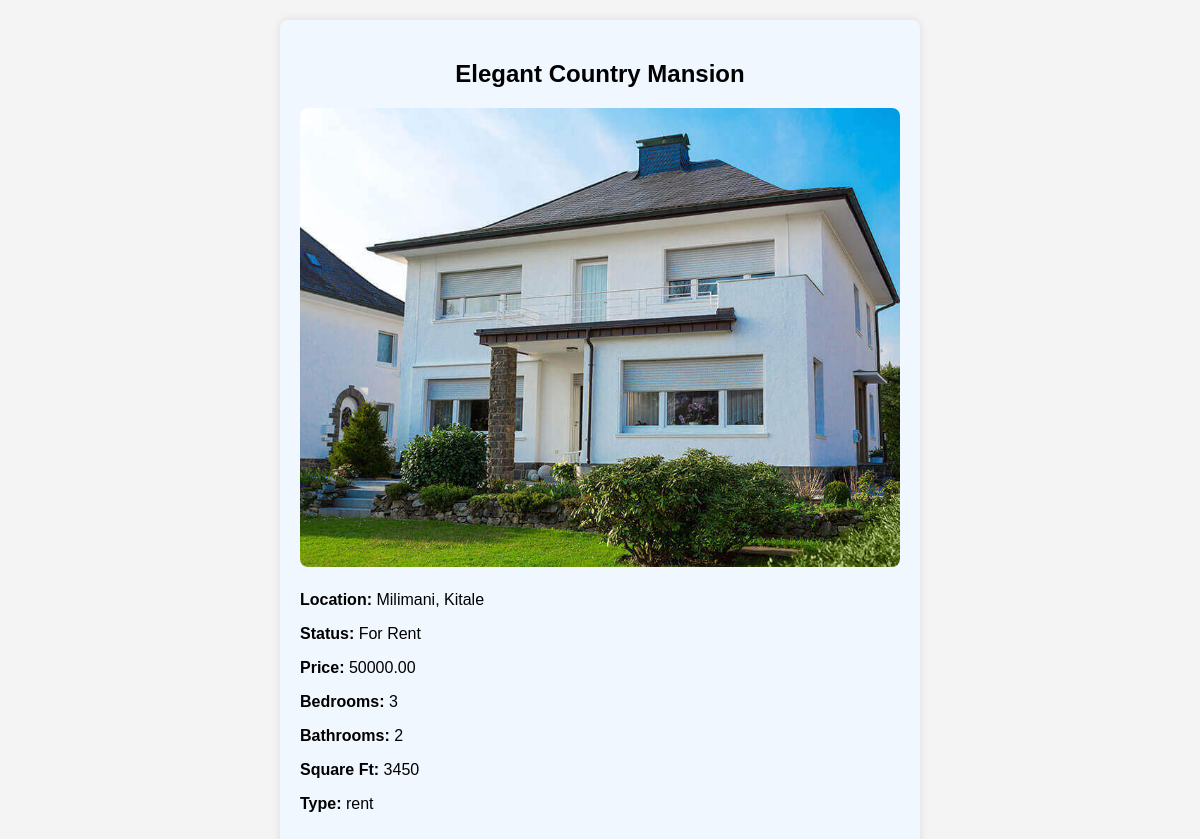
/view_property.php?id=1, run on the app's committed database.
### tables this page shows
CREATE TABLE Properties (
    property_id INT AUTO_INCREMENT PRIMARY KEY,
    user_id INT,
    property_type VARCHAR(10),
    image_url VARCHAR(255),
    status VARCHAR(20),
    location VARCHAR(255),
    price DECIMAL(10, 2),
    title VARCHAR(255),
    description TEXT,
    bedrooms INT,
    bathrooms INT,
    square_ft INT,
    keyword VARCHAR(255) NOT NULL,
    created_at TIMESTAMP DEFAULT CURRENT_TIMESTAMP, 
    FOREIGN KEY (user_id) REFERENCES Users(user_id)
);

### view_property.php (the view, shortened to what this page needs)
<?php
require('./data/db.php');
if (isset($_GET['id'])) {
    $property_id = $_GET['id'];
    $sql_fetch_property = "SELECT * FROM properties WHERE property_id = ?";
    $stmt_fetch_property = $conn->prepare($sql_fetch_property);
    $stmt_fetch_property->bind_param("i", $property_id);
    $stmt_fetch_property->execute();
    $result_fetch_property = $stmt_fetch_property->get_result();
    $property = $result_fetch_property->fetch_assoc();
}
?>
<!DOCTYPE html>
<html>
<head>
</head>
<body>
    <div class="property-container">
        <h2><?php echo htmlspecialchars($property['title']); ?></h2>
        <img src="<?php echo htmlspecialchars($property['image_url']); ?>" alt="<?php echo htmlspecialchars($property['title']); ?>">
        <div class="property-details">
            <p><label>Location:</label> <?php echo htmlspecialchars($property['location']); ?></p>
            <p><label>Status:</label> <?php echo htmlspecialchars($property['status']); ?></p>
            <p><label>Price:</label> <?php echo htmlspecialchars($property['price']); ?></p>
            <p><label>Bedrooms:</label> <?php echo htmlspecialchars($property['bedrooms']); ?></p>
            <p><label>Bathrooms:</label> <?php echo htmlspecialchars($property['bathrooms']); ?></p>
            <p><label>Square Ft:</label> <?php echo htmlspecialchars($property['square_ft']); ?></p>
            <p><label>Type:</label> <?php echo htmlspecialchars($property['property_type']); ?></p>
        </div>
    </div>
</body>
</html>

### view_property.php (style rules this page uses)
body { font-family: Arial, sans-serif; background-color: #f4f4f4; margin: 0; padding: 20px; }
.property-container { max-width: 600px; margin: 0 auto; background: #f0f7ff; padding: 20px; border-radius: 8px; box-shadow: 0 0 10px rgba(0, 0, 0, 0.1); }
.property-container img { width: 100%; border-radius: 8px; }
h2 { text-align: center; }
.property-details { margin-top: 20px; }
.property-details label { font-weight: bold; }

### data on the page
properties: title "Elegant Country Mansion", image_url (picture), location "Milimani, Kitale", status "For Rent", price "50000.00", bedrooms "3", bathrooms "2", square_ft "3450", property_type "rent"
